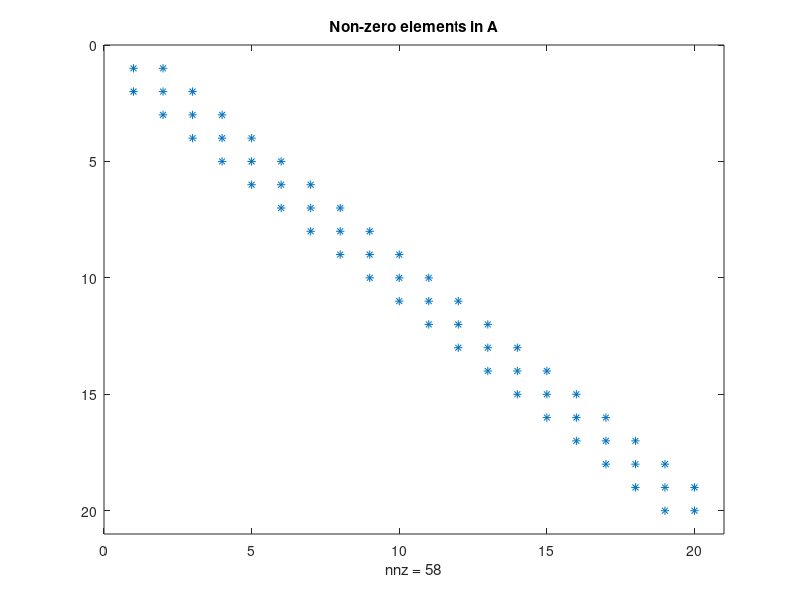
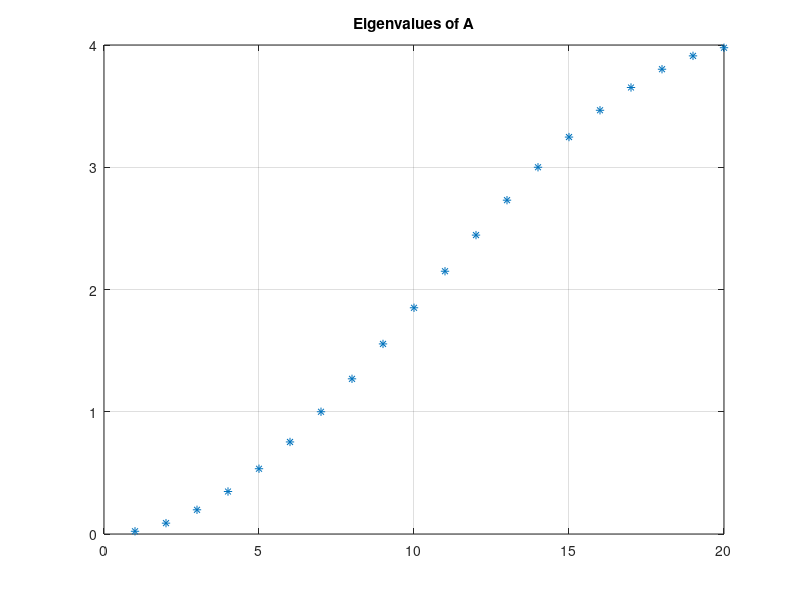
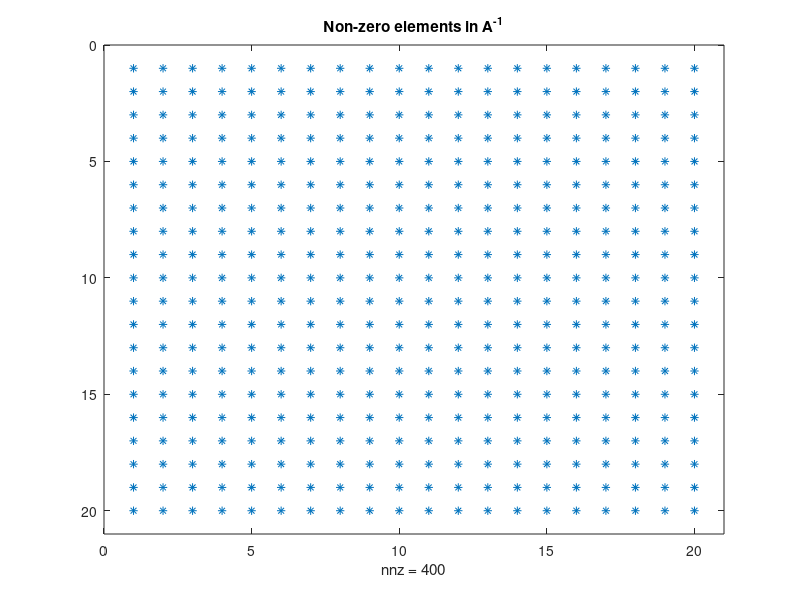
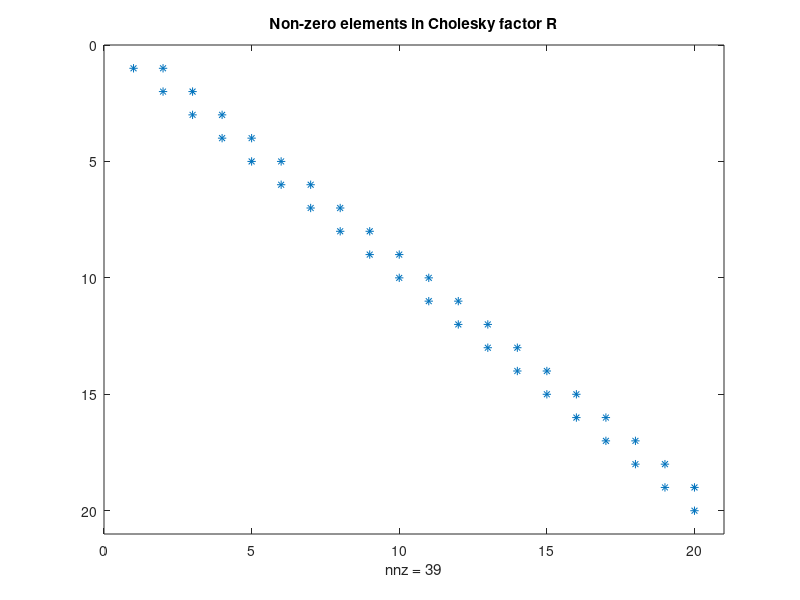

These charts were generated, in order, by the following MATLAB code:
% MATH2089: File = exsparse.m
% Creating and displaying sparse matrices

clear 
format compact

% Choose matrix size
n = 20;

% Coumn vector of n elements all equal to one
e = ones(n,1);

% Create tridaigonal matrix using diag command
A = diag(-e(1:n-1), -1) + diag(2*e, 0) + diag(-e(1:n-1),1);

% A is also a Toeplitz matrx (constant along diagonals)
% A = toeplitz([2 -1 ones(1,n-2)]);

% Create as a sparse matrix
Asp = spdiags([-e 2*e -e], [-1 0 1], n, n);

% Check Asp is the same matrix as A
Achk = norm(A-Asp, 1)

% Plot non-zero elements of A
figure(1)
spy(A)
title('Non-zero elements in A')

% Calculate sparsity of A as a percentage
sparsity = 100*nnz(A)/numel(A)

% Display storage used
whos

% Display elements in rows 1 to 4, columns 1 to 4
Asp(1:4,1:4)

% Check A is symmetric
Asym = norm(Asp-Asp',1)

% Calculate and plot eigenvalues of A
% Try changing A to Asp
ev = eig(A);
evs = sort(ev);
evmin = min(ev)
evmax = max(ev)
Acond = evmax / evmin
cond(A, 2)

figure(2)
plot(ev, '*')
grid on
title('Eigenvalues of A')

% Plot non-zero entries in the inverse
figure(3)
AI = inv(A);
spy(AI)
title('Non-zero elements in A^{-1}')

% Plot non-zero elements in the Cholesky factor
figure(4)
[R, k] = chol(A);
k
spy(R)
title('Non-zero elements in Cholesky factor R')
